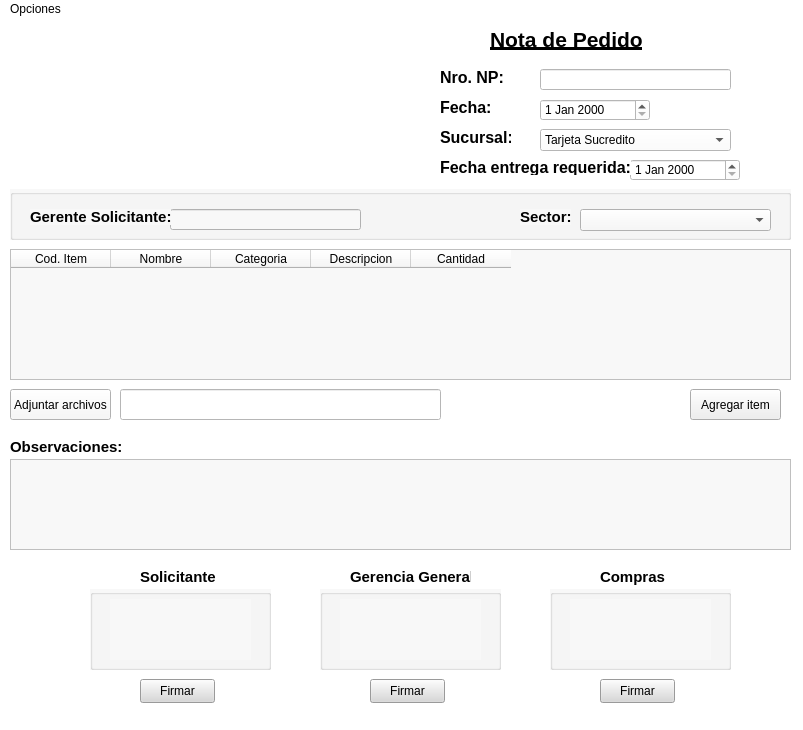
<?xml version="1.0" encoding="UTF-8"?>
<ui version="4.0">
 <class>pantallaCrearNP</class>
 <widget class="QMainWindow" name="pantallaCrearNP">
  <property name="geometry">
   <rect>
    <x>0</x>
    <y>0</y>
    <width>803</width>
    <height>730</height>
   </rect>
  </property>
  <property name="sizePolicy">
   <sizepolicy hsizetype="Fixed" vsizetype="Fixed">
    <horstretch>0</horstretch>
    <verstretch>0</verstretch>
   </sizepolicy>
  </property>
  <property name="minimumSize">
   <size>
    <width>800</width>
    <height>600</height>
   </size>
  </property>
  <property name="maximumSize">
   <size>
    <width>1366</width>
    <height>768</height>
   </size>
  </property>
  <property name="windowTitle">
   <string>Crear Nota de Pedido</string>
  </property>
  <property name="styleSheet">
   <string notr="true">background-color: rgb(255, 255, 255);</string>
  </property>
  <widget class="QWidget" name="centralwidget">
   <widget class="QLabel" name="logo_np">
    <property name="geometry">
     <rect>
      <x>0</x>
      <y>0</y>
      <width>391</width>
      <height>161</height>
     </rect>
    </property>
    <property name="text">
     <string/>
    </property>
    <property name="pixmap">
     <pixmap resource="../Demo SuCredito_Ezequiel/DemoSuCredito/DemoSuCredito/img/imagenes.qrc">:/xy/logo_info.jpg</pixmap>
    </property>
    <property name="scaledContents">
     <bool>true</bool>
    </property>
   </widget>
   <widget class="QDateEdit" name="fechaEntregaCrearNP">
    <property name="geometry">
     <rect>
      <x>630</x>
      <y>140</y>
      <width>110</width>
      <height>22</height>
     </rect>
    </property>
   </widget>
   <widget class="QLabel" name="label_6">
    <property name="geometry">
     <rect>
      <x>440</x>
      <y>110</y>
      <width>71</width>
      <height>16</height>
     </rect>
    </property>
    <property name="font">
     <font>
      <pointsize>12</pointsize>
      <bold>true</bold>
     </font>
    </property>
    <property name="text">
     <string>Sucursal:</string>
    </property>
   </widget>
   <widget class="QLabel" name="label_7">
    <property name="geometry">
     <rect>
      <x>440</x>
      <y>80</y>
      <width>71</width>
      <height>16</height>
     </rect>
    </property>
    <property name="font">
     <font>
      <pointsize>12</pointsize>
      <bold>true</bold>
     </font>
    </property>
    <property name="text">
     <string>Fecha:</string>
    </property>
   </widget>
   <widget class="QLabel" name="label_8">
    <property name="geometry">
     <rect>
      <x>490</x>
      <y>10</y>
      <width>161</width>
      <height>21</height>
     </rect>
    </property>
    <property name="font">
     <font>
      <pointsize>16</pointsize>
      <bold>true</bold>
      <underline>true</underline>
     </font>
    </property>
    <property name="text">
     <string>Nota de Pedido</string>
    </property>
   </widget>
   <widget class="QLabel" name="label_9">
    <property name="geometry">
     <rect>
      <x>440</x>
      <y>140</y>
      <width>191</width>
      <height>16</height>
     </rect>
    </property>
    <property name="font">
     <font>
      <pointsize>12</pointsize>
      <bold>true</bold>
     </font>
    </property>
    <property name="text">
     <string>Fecha entrega requerida:</string>
    </property>
   </widget>
   <widget class="QLineEdit" name="txtNumNP">
    <property name="geometry">
     <rect>
      <x>540</x>
      <y>50</y>
      <width>191</width>
      <height>21</height>
     </rect>
    </property>
   </widget>
   <widget class="QLabel" name="label_10">
    <property name="geometry">
     <rect>
      <x>440</x>
      <y>50</y>
      <width>71</width>
      <height>16</height>
     </rect>
    </property>
    <property name="font">
     <font>
      <pointsize>12</pointsize>
      <bold>true</bold>
     </font>
    </property>
    <property name="text">
     <string>Nro. NP:</string>
    </property>
   </widget>
   <widget class="QDateEdit" name="fechaCrearNP">
    <property name="geometry">
     <rect>
      <x>540</x>
      <y>80</y>
      <width>110</width>
      <height>22</height>
     </rect>
    </property>
   </widget>
   <widget class="QGroupBox" name="groupBox">
    <property name="geometry">
     <rect>
      <x>10</x>
      <y>170</y>
      <width>781</width>
      <height>51</height>
     </rect>
    </property>
    <property name="styleSheet">
     <string notr="true">background-color: rgb(248, 248, 248);</string>
    </property>
    <property name="title">
     <string/>
    </property>
    <widget class="QLineEdit" name="txtGerenteSolicitante">
     <property name="geometry">
      <rect>
       <x>160</x>
       <y>20</y>
       <width>191</width>
       <height>21</height>
      </rect>
     </property>
    </widget>
    <widget class="QLabel" name="label_4">
     <property name="geometry">
      <rect>
       <x>20</x>
       <y>20</y>
       <width>141</width>
       <height>16</height>
      </rect>
     </property>
     <property name="font">
      <font>
       <pointsize>11</pointsize>
       <bold>true</bold>
      </font>
     </property>
     <property name="text">
      <string>Gerente Solicitante:</string>
     </property>
    </widget>
    <widget class="QLabel" name="label_3">
     <property name="geometry">
      <rect>
       <x>510</x>
       <y>20</y>
       <width>51</width>
       <height>16</height>
      </rect>
     </property>
     <property name="font">
      <font>
       <pointsize>11</pointsize>
       <bold>true</bold>
      </font>
     </property>
     <property name="text">
      <string>Sector:</string>
     </property>
    </widget>
    <widget class="QComboBox" name="boxSectorNP">
     <property name="geometry">
      <rect>
       <x>570</x>
       <y>20</y>
       <width>191</width>
       <height>22</height>
      </rect>
     </property>
    </widget>
   </widget>
   <widget class="QComboBox" name="boxSucursalNP">
    <property name="geometry">
     <rect>
      <x>540</x>
      <y>110</y>
      <width>191</width>
      <height>22</height>
     </rect>
    </property>
    <item>
     <property name="text">
      <string>Tarjeta Sucredito</string>
     </property>
    </item>
    <item>
     <property name="text">
      <string>Banco Sucredito Regional</string>
     </property>
    </item>
    <item>
     <property name="text">
      <string>Edificio Pje Bertres</string>
     </property>
    </item>
    <item>
     <property name="text">
      <string>Edificio Santa Fe</string>
     </property>
    </item>
   </widget>
   <widget class="QTableWidget" name="tablaItemCrearNP">
    <property name="geometry">
     <rect>
      <x>10</x>
      <y>230</y>
      <width>781</width>
      <height>131</height>
     </rect>
    </property>
    <property name="styleSheet">
     <string notr="true">background-color: rgb(248, 248, 248);</string>
    </property>
    <column>
     <property name="text">
      <string>Cod. Item</string>
     </property>
    </column>
    <column>
     <property name="text">
      <string>Nombre</string>
     </property>
    </column>
    <column>
     <property name="text">
      <string>Categoria</string>
     </property>
    </column>
    <column>
     <property name="text">
      <string>Descripcion</string>
     </property>
    </column>
    <column>
     <property name="text">
      <string>Cantidad</string>
     </property>
    </column>
   </widget>
   <widget class="QPushButton" name="btnAgregarItem">
    <property name="geometry">
     <rect>
      <x>690</x>
      <y>370</y>
      <width>91</width>
      <height>31</height>
     </rect>
    </property>
    <property name="styleSheet">
     <string notr="true">background-color: rgb(239, 239, 239);</string>
    </property>
    <property name="text">
     <string>Agregar item</string>
    </property>
   </widget>
   <widget class="QTextEdit" name="txtObservacionesCrearNP">
    <property name="geometry">
     <rect>
      <x>10</x>
      <y>440</y>
      <width>781</width>
      <height>91</height>
     </rect>
    </property>
    <property name="styleSheet">
     <string notr="true">background-color: rgb(248, 248, 248);</string>
    </property>
   </widget>
   <widget class="QLabel" name="label_5">
    <property name="geometry">
     <rect>
      <x>10</x>
      <y>420</y>
      <width>111</width>
      <height>16</height>
     </rect>
    </property>
    <property name="font">
     <font>
      <pointsize>11</pointsize>
      <bold>true</bold>
     </font>
    </property>
    <property name="text">
     <string>Observaciones:</string>
    </property>
   </widget>
   <widget class="QGroupBox" name="groupBox_2">
    <property name="geometry">
     <rect>
      <x>90</x>
      <y>570</y>
      <width>181</width>
      <height>81</height>
     </rect>
    </property>
    <property name="styleSheet">
     <string notr="true">background-color: rgb(248, 248, 248);</string>
    </property>
    <property name="title">
     <string/>
    </property>
    <widget class="QLabel" name="lblFirmaSolicitante_NP">
     <property name="geometry">
      <rect>
       <x>20</x>
       <y>10</y>
       <width>141</width>
       <height>61</height>
      </rect>
     </property>
     <property name="font">
      <font>
       <pointsize>9</pointsize>
       <bold>false</bold>
      </font>
     </property>
     <property name="text">
      <string/>
     </property>
     <property name="pixmap">
      <pixmap resource="../Demo SuCredito_Ezequiel/DemoSuCredito/DemoSuCredito/img/imagenes.qrc">:/xy/firma_digital_img.jpg</pixmap>
     </property>
     <property name="scaledContents">
      <bool>true</bool>
     </property>
    </widget>
   </widget>
   <widget class="QLabel" name="label_11">
    <property name="geometry">
     <rect>
      <x>140</x>
      <y>550</y>
      <width>81</width>
      <height>16</height>
     </rect>
    </property>
    <property name="font">
     <font>
      <pointsize>11</pointsize>
      <bold>true</bold>
     </font>
    </property>
    <property name="text">
     <string>Solicitante</string>
    </property>
   </widget>
   <widget class="QGroupBox" name="groupBox_3">
    <property name="geometry">
     <rect>
      <x>320</x>
      <y>570</y>
      <width>181</width>
      <height>81</height>
     </rect>
    </property>
    <property name="styleSheet">
     <string notr="true">background-color: rgb(248, 248, 248);</string>
    </property>
    <property name="title">
     <string/>
    </property>
    <widget class="QLabel" name="lblFirmaGerencia_NP">
     <property name="geometry">
      <rect>
       <x>20</x>
       <y>10</y>
       <width>141</width>
       <height>61</height>
      </rect>
     </property>
     <property name="font">
      <font>
       <pointsize>9</pointsize>
       <bold>false</bold>
      </font>
     </property>
     <property name="text">
      <string/>
     </property>
     <property name="pixmap">
      <pixmap resource="../Demo SuCredito_Ezequiel/DemoSuCredito/DemoSuCredito/img/imagenes.qrc">:/xy/firma_digital_img.jpg</pixmap>
     </property>
     <property name="scaledContents">
      <bool>true</bool>
     </property>
    </widget>
   </widget>
   <widget class="QGroupBox" name="groupBox_4">
    <property name="geometry">
     <rect>
      <x>550</x>
      <y>570</y>
      <width>181</width>
      <height>81</height>
     </rect>
    </property>
    <property name="styleSheet">
     <string notr="true">background-color: rgb(248, 248, 248);</string>
    </property>
    <property name="title">
     <string/>
    </property>
    <widget class="QLabel" name="lblFirmaCompras_NP">
     <property name="geometry">
      <rect>
       <x>20</x>
       <y>10</y>
       <width>141</width>
       <height>61</height>
      </rect>
     </property>
     <property name="font">
      <font>
       <pointsize>9</pointsize>
       <bold>false</bold>
      </font>
     </property>
     <property name="text">
      <string/>
     </property>
     <property name="pixmap">
      <pixmap resource="../Demo SuCredito_Ezequiel/DemoSuCredito/DemoSuCredito/img/imagenes.qrc">:/xy/firma_digital_img.jpg</pixmap>
     </property>
     <property name="scaledContents">
      <bool>true</bool>
     </property>
    </widget>
   </widget>
   <widget class="QLabel" name="label_18">
    <property name="geometry">
     <rect>
      <x>350</x>
      <y>550</y>
      <width>121</width>
      <height>16</height>
     </rect>
    </property>
    <property name="font">
     <font>
      <pointsize>11</pointsize>
      <bold>true</bold>
     </font>
    </property>
    <property name="text">
     <string>Gerencia General</string>
    </property>
   </widget>
   <widget class="QLabel" name="label_19">
    <property name="geometry">
     <rect>
      <x>600</x>
      <y>550</y>
      <width>71</width>
      <height>16</height>
     </rect>
    </property>
    <property name="font">
     <font>
      <pointsize>11</pointsize>
      <bold>true</bold>
     </font>
    </property>
    <property name="text">
     <string>Compras</string>
    </property>
   </widget>
   <widget class="QPushButton" name="btnAdjArchivoNP">
    <property name="geometry">
     <rect>
      <x>10</x>
      <y>370</y>
      <width>101</width>
      <height>31</height>
     </rect>
    </property>
    <property name="styleSheet">
     <string notr="true">background-color: rgb(248, 248, 248);</string>
    </property>
    <property name="text">
     <string>Adjuntar archivos</string>
    </property>
   </widget>
   <widget class="QLineEdit" name="txtAdjArchivo">
    <property name="geometry">
     <rect>
      <x>120</x>
      <y>370</y>
      <width>321</width>
      <height>31</height>
     </rect>
    </property>
   </widget>
   <widget class="QPushButton" name="btnFirmarSolicitante_NP">
    <property name="geometry">
     <rect>
      <x>140</x>
      <y>660</y>
      <width>75</width>
      <height>24</height>
     </rect>
    </property>
    <property name="cursor">
     <cursorShape>PointingHandCursor</cursorShape>
    </property>
    <property name="styleSheet">
     <string notr="true">background-color: rgb(216, 216, 216);</string>
    </property>
    <property name="text">
     <string>Firmar</string>
    </property>
   </widget>
   <widget class="QPushButton" name="btnFirmarGerencia_NP">
    <property name="geometry">
     <rect>
      <x>370</x>
      <y>660</y>
      <width>75</width>
      <height>24</height>
     </rect>
    </property>
    <property name="cursor">
     <cursorShape>PointingHandCursor</cursorShape>
    </property>
    <property name="styleSheet">
     <string notr="true">background-color: rgb(216, 216, 216);</string>
    </property>
    <property name="text">
     <string>Firmar</string>
    </property>
   </widget>
   <widget class="QPushButton" name="btnFirmarCompras_NP">
    <property name="geometry">
     <rect>
      <x>600</x>
      <y>660</y>
      <width>75</width>
      <height>24</height>
     </rect>
    </property>
    <property name="cursor">
     <cursorShape>PointingHandCursor</cursorShape>
    </property>
    <property name="styleSheet">
     <string notr="true">background-color: rgb(216, 216, 216);</string>
    </property>
    <property name="text">
     <string>Firmar</string>
    </property>
   </widget>
  </widget>
  <widget class="QMenuBar" name="menubar">
   <property name="geometry">
    <rect>
     <x>0</x>
     <y>0</y>
     <width>803</width>
     <height>22</height>
    </rect>
   </property>
   <widget class="QMenu" name="menuOpciones">
    <property name="title">
     <string>Opciones</string>
    </property>
    <addaction name="actionGenerar_NP"/>
    <addaction name="actionGuardar_en_PDF_NP"/>
    <addaction name="actionCancelar_NP"/>
   </widget>
   <addaction name="menuOpciones"/>
  </widget>
  <widget class="QStatusBar" name="statusbar"/>
  <action name="actionGenerar_NP">
   <property name="text">
    <string>Generar NP</string>
   </property>
  </action>
  <action name="actionGuardar_en_PDF_NP">
   <property name="text">
    <string>Guardar en PDF</string>
   </property>
  </action>
  <action name="actionCancelar_NP">
   <property name="text">
    <string>Cancelar</string>
   </property>
  </action>
 </widget>
 <resources>
  <include location="../Demo SuCredito_Ezequiel/DemoSuCredito/DemoSuCredito/img/imagenes.qrc"/>
  <include location="../Demo SuCredito_Ezequiel/DemoSuCredito/DemoSuCredito/Demo SuCredito_Ezequiel/DemoSuCredito/DemoSuCredito/img/imagenes.qrc"/>
 </resources>
 <connections/>
</ui>
